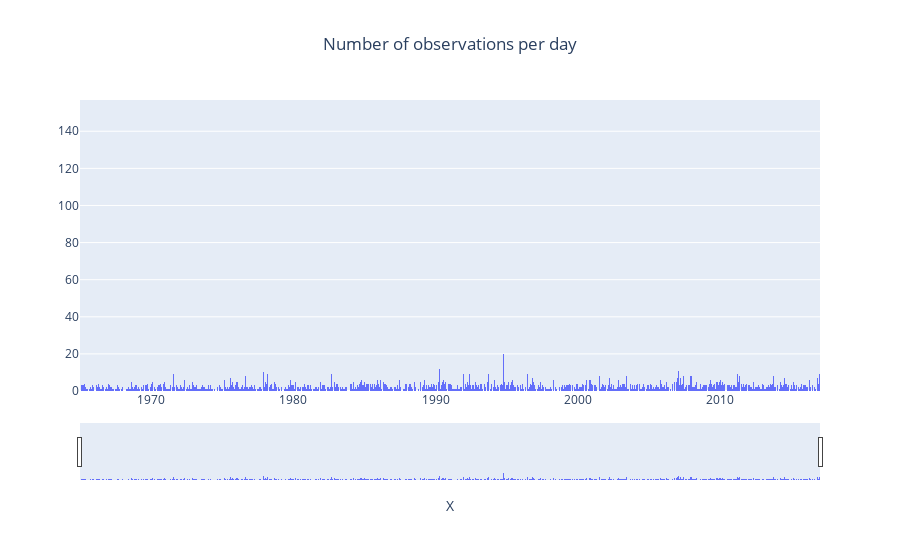

The notebook cell saved with this chart:
### Markdown cell above
If the `Date` column was converted into `Datetime`, plotly handles it and has automatically set the number of bins such that the counts are made by year. This makes the histogram easily readable.

In the following, you will create customized plots with plotly.graph_objects to display more accurate information about the number of events.

5. With plotly.graph_objects, create a histogram with a range slider such that you can visualize the daily number of events

### Code cell
fig = go.Figure(
    data = go.Histogram(
        x = dataset['Date'], 
        nbinsx = dataset['Date'].nunique()),
    layout = go.Layout(
        title = go.layout.Title(text = "Number of observations per day", x = 0.5),
        xaxis = go.layout.XAxis(title = 'X', rangeslider = go.layout.xaxis.Rangeslider(visible = True))
    )
)

fig.show()

### Figure 1 — Plotly figure (JSON) as saved in the notebook; plotly's stock layout.template omitted (floating-point values rounded to 4 significant figures; data arrays with more than 128 entries replaced by an {"elided": "..."} marker saying what was removed)
{"data": [{"nbinsx": 12398, "type": "histogram", "x": {"elided": "23409 str values"}}], "layout": {"title": {"text": "Number of observations per day", "x": 0.5}, "xaxis": {"rangeslider": {"visible": true}, "title": {"text": "X"}}}}
